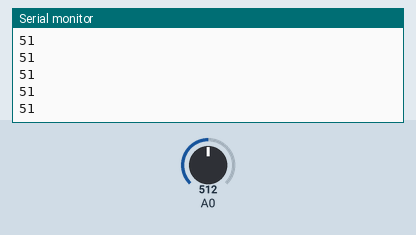
This sketch was run on a simulated Arduino Uno, built with avr-gcc and run on an emulated ATmega328P. Parts: the last lines printed to the serial monitor. The test bench sets the inputs (shaded band); at power-on: A0 = 512.

Above: at 1.2 s.
1.3 s: A0 set to 716
At 1.31 s:
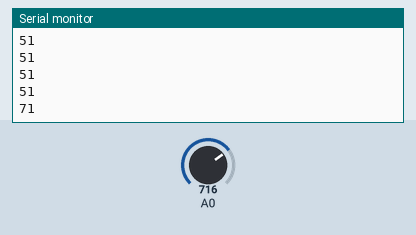
2.8 s: A0 set to 900
At 2.81 s:
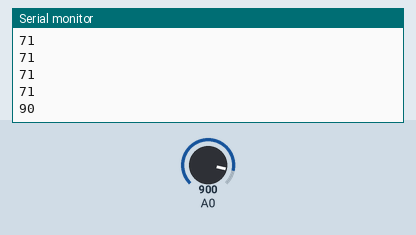
Timing chart, 0 to 5.8 s (numbered marks = the images above; inputs shaded):
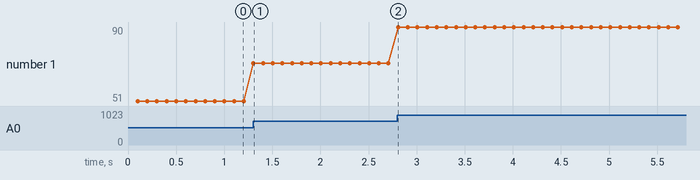

Measured:
- after the input at 1.3 s, the serial monitor: prints a new line at once (image 1)
- after the input at 2.8 s, the serial monitor: prints a new line at once (image 2)
- plotted number 1: 51 → 71 after the input at 1.3 s, 71 → 90 after the input at 2.8 s

The sketch:

leitorOpticoReflexivo.ino
```cpp
unsigned long leitura;
void setup() {
  Serial.begin(9600);

}

void loop() {
  delay(100);
  leitura = analogRead(0);
  leitura = leitura /10;
  Serial.println(leitura);
}
```
